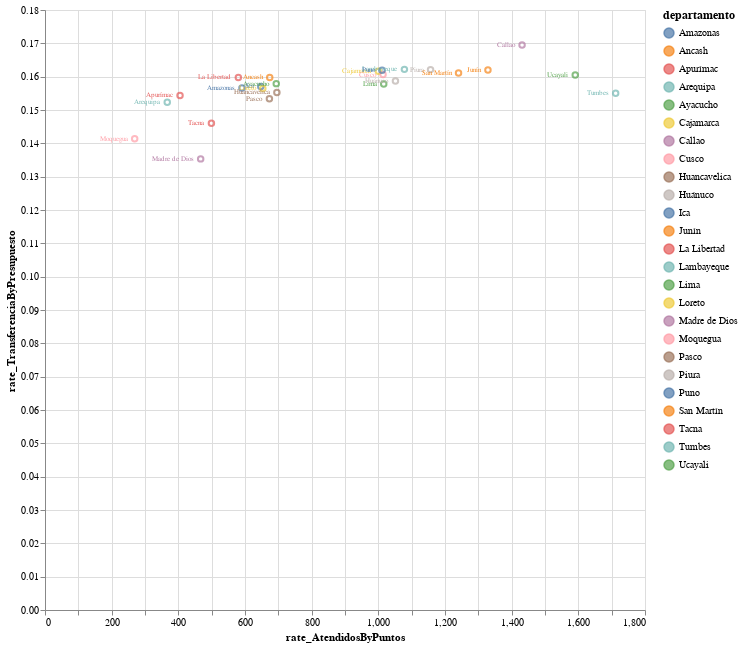

This figure's notebook cell:
### Code cell
import altair as alt

points = alt.Chart(p65).mark_point().encode(
    x='rate_AtendidosByPuntos:Q',
    y='rate_TransferenciaByPresupuesto:Q',
    color=alt.Color('departamento', legend=alt.Legend(titleFontSize=12, labelFontSize=10))  # Tamaño más pequeño para la leyenda
).properties(
    width=600,  
    height=600  
)

text = points.mark_text(
    align='right',
    baseline='middle',
    dx=-7,
    size=7  
).encode(
    text='departamento'
)

(points + text).interactive()

### Figure 1 — Vega-Lite specification as saved in the notebook (floating-point values rounded to 4 significant figures)
{"config": {"view": {"continuousWidth": 300, "continuousHeight": 300}}, "layer": [{"mark": {"type": "point"}, "encoding": {"color": {"field": "departamento", "legend": {"labelFontSize": 10, "titleFontSize": 12}, "type": "nominal"}, "x": {"field": "rate_AtendidosByPuntos", "type": "quantitative"}, "y": {"field": "rate_TransferenciaByPresupuesto", "type": "quantitative"}}, "name": "view_1"}, {"mark": {"type": "text", "align": "right", "baseline": "middle", "dx": -7, "size": 7}, "encoding": {"color": {"field": "departamento", "legend": {"labelFontSize": 10, "titleFontSize": 12}, "type": "nominal"}, "text": {"field": "departamento", "type": "nominal"}, "x": {"field": "rate_AtendidosByPuntos", "type": "quantitative"}, "y": {"field": "rate_TransferenciaByPresupuesto", "type": "quantitative"}}}], "data": {"name": "data-dff3ab27e0c58d0df858e08831580128"}, "height": 600, "params": [{"name": "param_1", "select": {"type": "interval", "encodings": ["x", "y"]}, "bind": "scales", "views": ["view_1"]}], "width": 600, "$schema": "https://vega.github.io/schema/vega-lite/v5.8.0.json", "datasets": {"data-dff3ab27e0c58d0df858e08831580128": [{"departamento": "Amazonas", "puntos_pago": 35, "presupuesto_p65": 33016281, "transferencia_p65": 5170250, "atendidos_p65": 20681, "rate_AtendidosByPuntos": 590.9, "rate_TransferenciaByPresupuesto": 0.1566}, {"departamento": "Ancash", "puntos_pago": 72, "presupuesto_p65": 75956506, "transferencia_p65": 12135000, "atendidos_p65": 48540, "rate_AtendidosByPuntos": 674.2, "rate_TransferenciaByPresupuesto": 0.1598}, {"departamento": "Apurímac", "puntos_pago": 82, "presupuesto_p65": 53786680, "transferencia_p65": 8303500, "atendidos_p65": 33214, "rate_AtendidosByPuntos": 405.0, "rate_TransferenciaByPresupuesto": 0.1544}, {"departamento": "Arequipa", "puntos_pago": 42, "presupuesto_p65": 25284352, "transferencia_p65": 3851000, "atendidos_p65": 15404, "rate_AtendidosByPuntos": 366.8, "rate_TransferenciaByPresupuesto": 0.1523}, {"departamento": "Ayacucho", "puntos_pago": 60, "presupuesto_p65": 65903382, "transferencia_p65": 10406750, "atendidos_p65": 41627, "rate_AtendidosByPuntos": 693.8, "rate_TransferenciaByPresupuesto": 0.1579}, {"departamento": "Cajamarca", "puntos_pago": 91, "presupuesto_p65": 140816441, "transferencia_p65": 22756250, "atendidos_p65": 91025, "rate_AtendidosByPuntos": 1000.0, "rate_TransferenciaByPresupuesto": 0.1616}, {"departamento": "Callao", "puntos_pago": 5, "presupuesto_p65": 10556560, "transferencia_p65": 1789000, "atendidos_p65": 7156, "rate_AtendidosByPuntos": 1431.0, "rate_TransferenciaByPresupuesto": 0.1695}, {"departamento": "Cusco", "puntos_pago": 56, "presupuesto_p65": 88383766, "transferencia_p65": 14198500, "atendidos_p65": 56794, "rate_AtendidosByPuntos": 1014.0, "rate_TransferenciaByPresupuesto": 0.1606}, {"departamento": "Huancavelica", "puntos_pago": 42, "presupuesto_p65": 47048986, "transferencia_p65": 7304500, "atendidos_p65": 29218, "rate_AtendidosByPuntos": 695.7, "rate_TransferenciaByPresupuesto": 0.1553}, {"departamento": "Huánuco", "puntos_pago": 36, "presupuesto_p65": 59633479, "transferencia_p65": 9462000, "atendidos_p65": 37848, "rate_AtendidosByPuntos": 1051.0, "rate_TransferenciaByPresupuesto": 0.1587}, {"departamento": "Ica", "puntos_pago": 14, "presupuesto_p65": 14424605, "transferencia_p65": 2265500, "atendidos_p65": 9062, "rate_AtendidosByPuntos": 647.3, "rate_TransferenciaByPresupuesto": 0.1571}, {"departamento": "Junín", "puntos_pago": 30, "presupuesto_p65": 61526461, "transferencia_p65": 9966250, "atendidos_p65": 39865, "rate_AtendidosByPuntos": 1329.0, "rate_TransferenciaByPresupuesto": 0.162}, {"departamento": "La Libertad", "puntos_pago": 72, "presupuesto_p65": 65345280, "transferencia_p65": 10441000, "atendidos_p65": 41764, "rate_AtendidosByPuntos": 580.1, "rate_TransferenciaByPresupuesto": 0.1598}, {"departamento": "Lambayeque", "puntos_pago": 25, "presupuesto_p65": 41550361, "transferencia_p65": 6739000, "atendidos_p65": 26956, "rate_AtendidosByPuntos": 1078.0, "rate_TransferenciaByPresupuesto": 0.1622}, {"departamento": "Lima", "puntos_pago": 64, "presupuesto_p65": 103031820, "transferencia_p65": 16259000, "atendidos_p65": 65036, "rate_AtendidosByPuntos": 1016.0, "rate_TransferenciaByPresupuesto": 0.1578}, {"departamento": "Loreto", "puntos_pago": 61, "presupuesto_p65": 63685353, "transferencia_p65": 9965250, "atendidos_p65": 39861, "rate_AtendidosByPuntos": 653.5, "rate_TransferenciaByPresupuesto": 0.1565}, {"departamento": "Madre de Dios", "puntos_pago": 5, "presupuesto_p65": 4313334, "transferencia_p65": 583750, "atendidos_p65": 2335, "rate_AtendidosByPuntos": 467.0, "rate_TransferenciaByPresupuesto": 0.1353}, {"departamento": "Moquegua", "puntos_pago": 15, "presupuesto_p65": 7136932, "transferencia_p65": 1009000, "atendidos_p65": 4036, "rate_AtendidosByPuntos": 269.1, "rate_TransferenciaByPresupuesto": 0.1414}, {"departamento": "Pasco", "puntos_pago": 14, "presupuesto_p65": 15361260, "transferencia_p65": 2356250, "atendidos_p65": 9425, "rate_AtendidosByPuntos": 673.2, "rate_TransferenciaByPresupuesto": 0.1534}, {"departamento": "Piura", "puntos_pago": 56, "presupuesto_p65": 99886555, "transferencia_p65": 16193000, "atendidos_p65": 64772, "rate_AtendidosByPuntos": 1157.0, "rate_TransferenciaByPresupuesto": 0.1621}, {"departamento": "Puno", "puntos_pago": 73, "presupuesto_p65": 113965125, "transferencia_p65": 18456000, "atendidos_p65": 73824, "rate_AtendidosByPuntos": 1011.0, "rate_TransferenciaByPresupuesto": 0.1619}, {"departamento": "San Martín", "puntos_pago": 29, "presupuesto_p65": 55836250, "transferencia_p65": 8994250, "atendidos_p65": 35977, "rate_AtendidosByPuntos": 1241.0, "rate_TransferenciaByPresupuesto": 0.1611}, {"departamento": "Tacna", "puntos_pago": 8, "presupuesto_p65": 6838876, "transferencia_p65": 998500, "atendidos_p65": 3994, "rate_AtendidosByPuntos": 499.2, "rate_TransferenciaByPresupuesto": 0.146}, {"departamento": "Tumbes", "puntos_pago": 4, "presupuesto_p65": 11041840, "transferencia_p65": 1712000, "atendidos_p65": 6848, "rate_AtendidosByPuntos": 1712.0, "rate_TransferenciaByPresupuesto": 0.155}, {"departamento": "Ucayali", "puntos_pago": 12, "presupuesto_p65": 29733275, "transferencia_p65": 4772250, "atendidos_p65": 19089, "rate_AtendidosByPuntos": 1591.0, "rate_TransferenciaByPresupuesto": 0.1605}]}}
